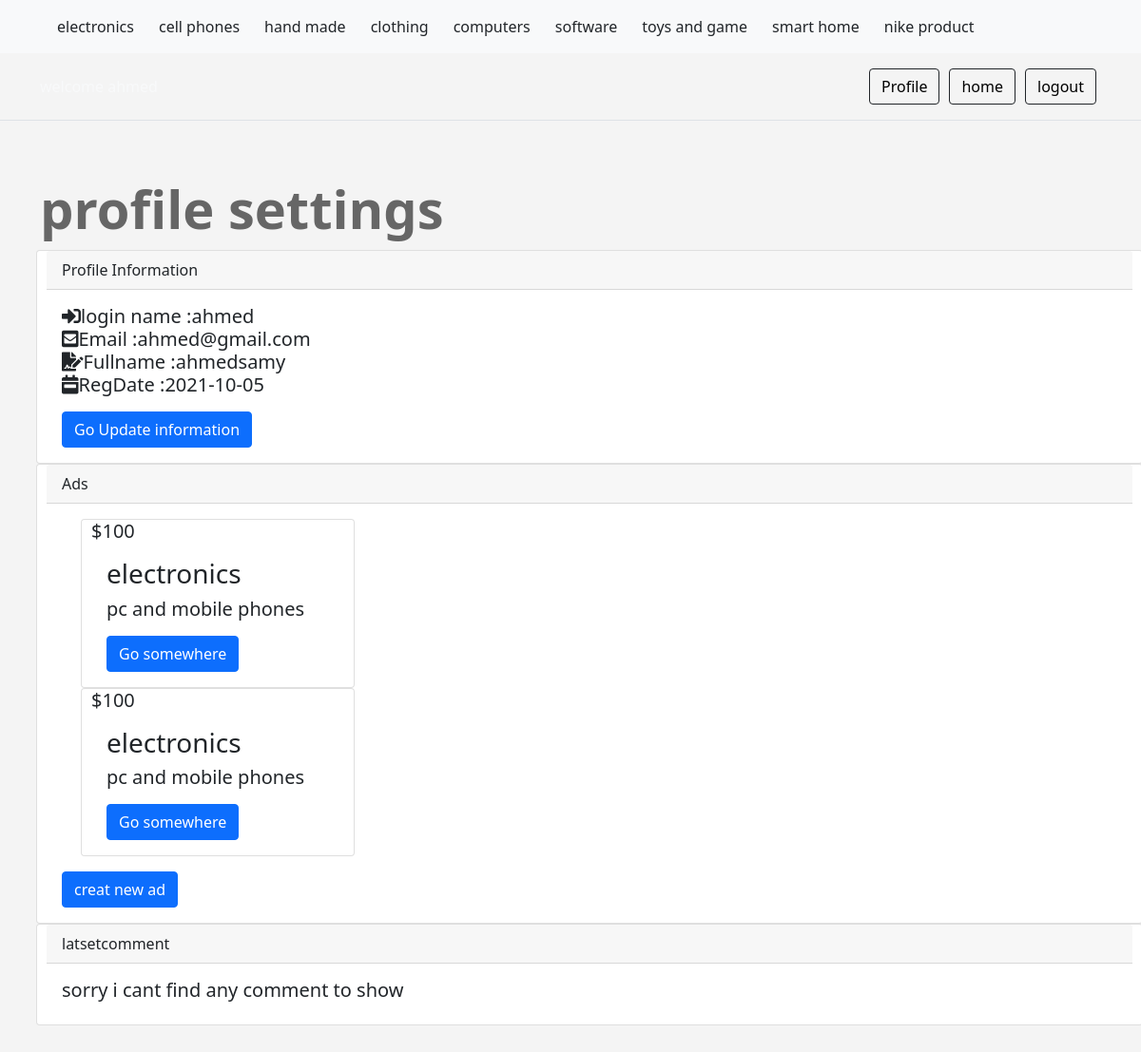
The app's page /profile.php (signed in) with its own data.
### tables this page shows
CREATE TABLE `categories` (
  `id` int(11) NOT NULL,
  `name` varchar(255) NOT NULL,
  `description` text NOT NULL,
  `ordering` int(11) NOT NULL,
  `visibilty` tinyint(4) NOT NULL DEFAULT 0,
  `allow_comment` tinyint(4) NOT NULL DEFAULT 0,
  `allow_ads` tinyint(4) NOT NULL DEFAULT 0
);

CREATE TABLE `users` (
  `userID` int(11) NOT NULL,
  `username` varchar(255) NOT NULL,
  `password` varchar(255) NOT NULL,
  `Email` varchar(255) NOT NULL,
  `Fullname` varchar(255) NOT NULL,
  `GroupID` int(11) NOT NULL DEFAULT 0,
  `trustStatus` int(11) NOT NULL DEFAULT 0,
  `regStatus` int(11) NOT NULL DEFAULT 0,
  `Date` date NOT NULL DEFAULT current_timestamp()
);

CREATE TABLE `items` (
  `id` int(11) NOT NULL,
  `name` varchar(255) NOT NULL,
  `description` text NOT NULL,
  `price` varchar(255) NOT NULL,
  `add_date` date NOT NULL,
  `country_made` varchar(255) NOT NULL,
  `image` varchar(255) NOT NULL,
  `status` varchar(255) NOT NULL,
  `rating` smallint(6) NOT NULL,
  `approve` tinyint(4) NOT NULL DEFAULT 0,
  `cat_id` int(11) NOT NULL,
  `member_id` int(11) NOT NULL
);

### include/functions/function.php (called while the page is built, shortened)
<?php
function getcat(){
    global $con;
    $getcats = $con->prepare("SELECT * FROM categories ORDER BY id ASC");
    $getcats->execute();
    $cats=$getcats->fetchAll();
    return $cats;
}
function getitems($where ,$value){
    global $con;
    $getitem = $con->prepare("SELECT * FROM items WHERE $where=? ORDER BY id DESC");
    $getitem->execute(array($value));
    $items=$getitem->fetchAll();
    return $items;
}
?>

### profile.php (the view, shortened to what this page needs)
<?php
include 'init.php';
if(isset($_SESSION['user'])){
    $geta=$con->prepare("SELECT * FROM users WHERE username = ?");
    $geta->execute(array($_SESSION['user']));
    $row=$geta->fetch();
?>
<div class="container ">
    <div class="row align-items-center g-lg-5 co">
      <div class="col-lg-7 text-center text-lg-start">
      <h1 class="display-4 fw-bold lh-1 mb-3">profile settings</h1>
      </div>
<div class="card">
  <div class="card-header">
    Profile Information
  </div>
  <div class="card-body">
    <h5 class="card-title">
    <?php
    echo'<i class="fas fa-sign-in-alt"></i>';
echo 'login name' . " ".':' . $row['username'];echo'</br>';
echo '<i class="fas fa-envelope-square"></i>';
echo 'Email' . " ".':' . $row['Email'];echo'</br>';
echo'<i class="fas fa-file-signature"></i>';
echo 'Fullname' . " ".':' . $row['Fullname'];echo'</br>';
echo'<i class="fas fa-calendar-week"></i>';
echo 'RegDate' . " ".':' . $row['Date'];echo'</br>';
?>
</h5>
    <a href="edit.php?do=edit" class="btn btn-primary">Go Update information</a>
  </div>
</div>
<div class="card">
  <div class="card-header">
 Ads
  </div>
  <div class="card-body">
    <h5 class="card-title">
    <?php
foreach(getitems('member_id ',$row['userID']) as $item){
echo  '<div class="card" style="width: 18rem;">';
echo '<span class="prive-tag">'.$item['price'].'</span>';
echo '<div class="card-body">';
echo  '<h3 class="card-title">'.$item['name'].'</h3>';
echo   '<p class="card-text">'.$item['description'].'</p>';
echo    '<a href="#" class="btn btn-primary">Go somewhere</a>';
echo  '</div>';
echo '</div>';
}
?>
    </h5>
    <a href="newad.php?do=Add" class="btn btn-primary">creat new ad</a>
  </div>
</div>
<div class="card">
  <div class="card-header">
  latsetcomment
  </div>
  <div class="card-body">
    <h5 class="card-title">
  <?php
  $stmt2=$con->prepare('SELECT comment FROM comment WHERE user_id = ? ');
    $stmt2->execute(array($row['userID']));
  $comment=$stmt2->fetchAll();
if(! empty($comment)){
  foreach($comment as $comme){
  echo '<p>' . $comme['comment'] .'</p>';
  }
}else{
  echo'sorry i cant find any comment to show';
}
?>
    </h5>
  </div>
</div>
<?php
}else{
    header('Location:login.php');
    exit();
}
include  $tpl . 'footer.php';

### include/templates/header.php (shortened to what this page needs)
<!DOCTYPE html>
<html lang="en">
<head>
    <link rel="stylesheet" href="<?php echo $css;?>bootstrap.min.css" >
     <link  rel="stylesheet" href="<?php echo $css;?>sidebars.css">
    <link rel="stylesheet" href="https://cdnjs.cloudflare.com/ajax/libs/font-awesome/5.15.2/css/all.min.css">
</head>
<body>

### init.php (shortened to what this page needs)
<?php
include 'admin/connect.php';
$tpl  ='include/templates/';
$css  = 'layout/css/';
$func = 'include/functions/';
include $func . 'function.php';
include $tpl .'header.php';
if(!isset($Nonavbar)){
    include $tpl .'navbar.php';
    }
?>

### include/templates/navbar.php (shortened to what this page needs)
<?php
if(isset($_SESSION['user'])){?>
<nav class="navbar navbar-dark bg-light ">
  <div class="container d-flex flex-wrap">
    <ul class="nav me-auto">
    <?php
     $categorey=getcat();
     foreach($categorey as $cat){
    echo '<li><a href="categories.php?pageid=' .$cat['id']  .'&pagename= ' . str_replace('  ', '-', $cat['name']) . '" class=" text-end nav-link link-dark px-2 active ">' . $cat['name'] . '</li>';
     }
    ?>
    </ul>
    <ul class="nav">
      <li class="nav-item"><a href="#" class="nav-link link-dark px-2"> </a></li>
      <li class="nav-item"><a href="#" class="nav-link link-dark px-2"> </a></li>
    </ul>
  </div>
</nav>
   <?php
    }else{
    }
    ?>
<header class="py-3 mb-4 border-bottom">
  <div class="container d-flex flex-wrap justify-content-center">
    <a href="#" class="d-flex align-items-center mb-3 mb-lg-0 me-lg-auto text-light text-decoration-none">
    </a>
    <ul class="nav">
    <?php
if(isset($_SESSION['user'])){
  echo '<a href="profile.php"button type="button" class="btn btn-outline-dark">Profile</button></a>';
  echo '<a href="index.php"button type="button" class="btn btn-outline-dark">home</button></a>';
}else{
echo '<a href="login.php"button type="button" class="btn btn-outline-dark">login</button></a>';
  echo '<a href="signup.php?do=Add"button type="button" class="btn btn-outline-dark">sign-up</button></a>';
}
?>
   <a href="logout.php"button type="button" class="btn btn-outline-dark">logout</button></a>
    </ul>
  </div>
</header>
</body>

### include/templates/footer.php (shortened to what this page needs)
   </body>
</html>

### layout/css/sidebars.css (style rules this page uses)
body { background-color: #f4f4f4; font-size: 16px; }
.navbar { border-radius: 0; margin-bottom: 0; }
h1 { font-size: 55px; margin: 40px 0; font-weight: bold; color: #666; }
.container { margin-left: auto; }
.active { margin-left: 10px; }
a { color: #0d6efd; text-decoration: none; }
.btn-outline-dark { color: #010101; border-color: #212529; margin: 0 5px; }
.card { position: relative; display: flex; flex-direction: column; min-width: 0; word-wrap: break-word; background-color: #fff; background-clip: border-box; border: 1px solid rgba(0, 0, 0, 0.125); border-radius: 0.25rem; padding: 0 10px; margin: 0 20px; }

### records on screen
categories: name "electronics"
categories: name "cell phones"
categories: name "hand made"
categories: name "clothing"
categories: name "computers"
categories: name "software"
categories: name "toys and game"
categories: name "smart home"
categories: name "nike product"
users: username "ahmed", Email "ahmed@gmail.com", Fullname "ahmedsamy", Date "2021-10-05"
items: price "$100", name "electronics", description "pc and mobile phones"
items: price "$100", name "electronics", description "pc and mobile phones"
